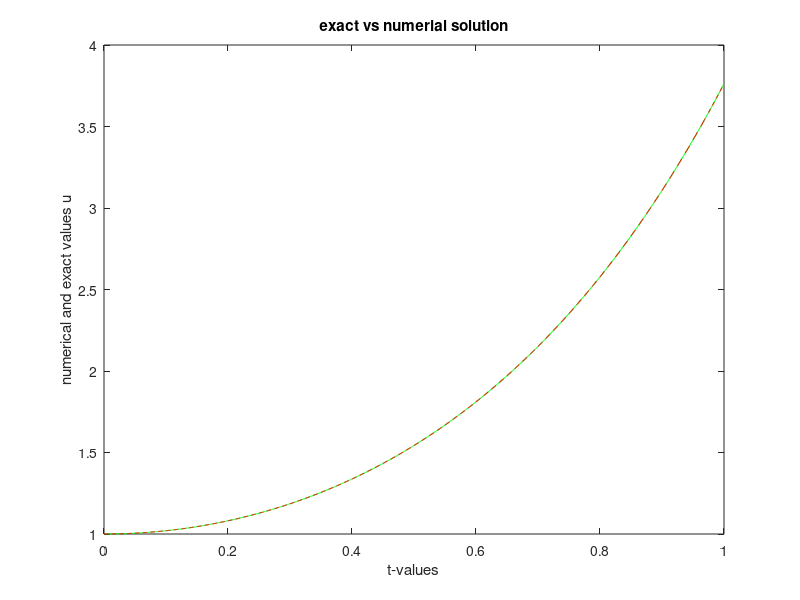

The MATLAB source for this figure:
%%%%%%%%%%%%%%%%%%%%%%%%%%%%%%%%%%%%%%%%%%%%%%%%%%%%%%%%%%%%%%%%%%%%%%%%%%%
% Numerical Solution of an Initial Value Problem
% using the Two-Step Cowell Method
%
% Problem Type:
%     Initial Value Problem (IVP)
%
% Numerical Method:
%     Two-Step Cowell Method
%
% Language:
%     MATLAB
%
% Developed as part of the coursework for
% Numerical Methods for Ordinary Differential Equations
% M.Sc. Applied Mathematics
% South Asian University
%
% Author: Kshitij Bahukhandi
%%%%%%%%%%%%%%%%%%%%%%%%%%%%%%%%%%%%%%%%%%%%%%%%%%%%%%%%%%%%%%%%%%%%%%%%%%%
 
 clear all;
 N=10;
 W=2;
 for I=1:8
    H=1.0/N;
    W0=W*W*H/12;
    disp('num sol of ivp using 2-step cowels method');
    disp(' ');
 %formation of nodal points
 for L=1:N+1
        T(L)=(L-1)*H;
 end
 %exact solition of rhs function
 for L=1:N+1
        EU(L)=0.5*(exp(W*T(L))+exp(-W*T(L)));
 end
 %initial conditions
    U(1)=EU(1);
    U(2)=EU(2);
    tic
 %solution at advanced time point
 for L=2:N
        U0=U(L);UU0=U(L-1);
        T0=T(L);TT0=T(L-1);
        U(L+1)=2*U0-UU0+W*W*H*H*U0;
 end
 %calculate errors
    ERU=abs(U(N+1)-EU(N+1));
 %Print errors
    fprintf('N=%4.2f,ERU=%10.4e\n',N,ERU);
    disp(' ')
    N=2*N;
 end
 toc
 %plot the results
 figure(1);
 plot(T,U,'-g',T,EU,'--r');
 xlabel('t-values');
 ylabel('numerical and exact values u');
 title('exact vs numerial solution')
